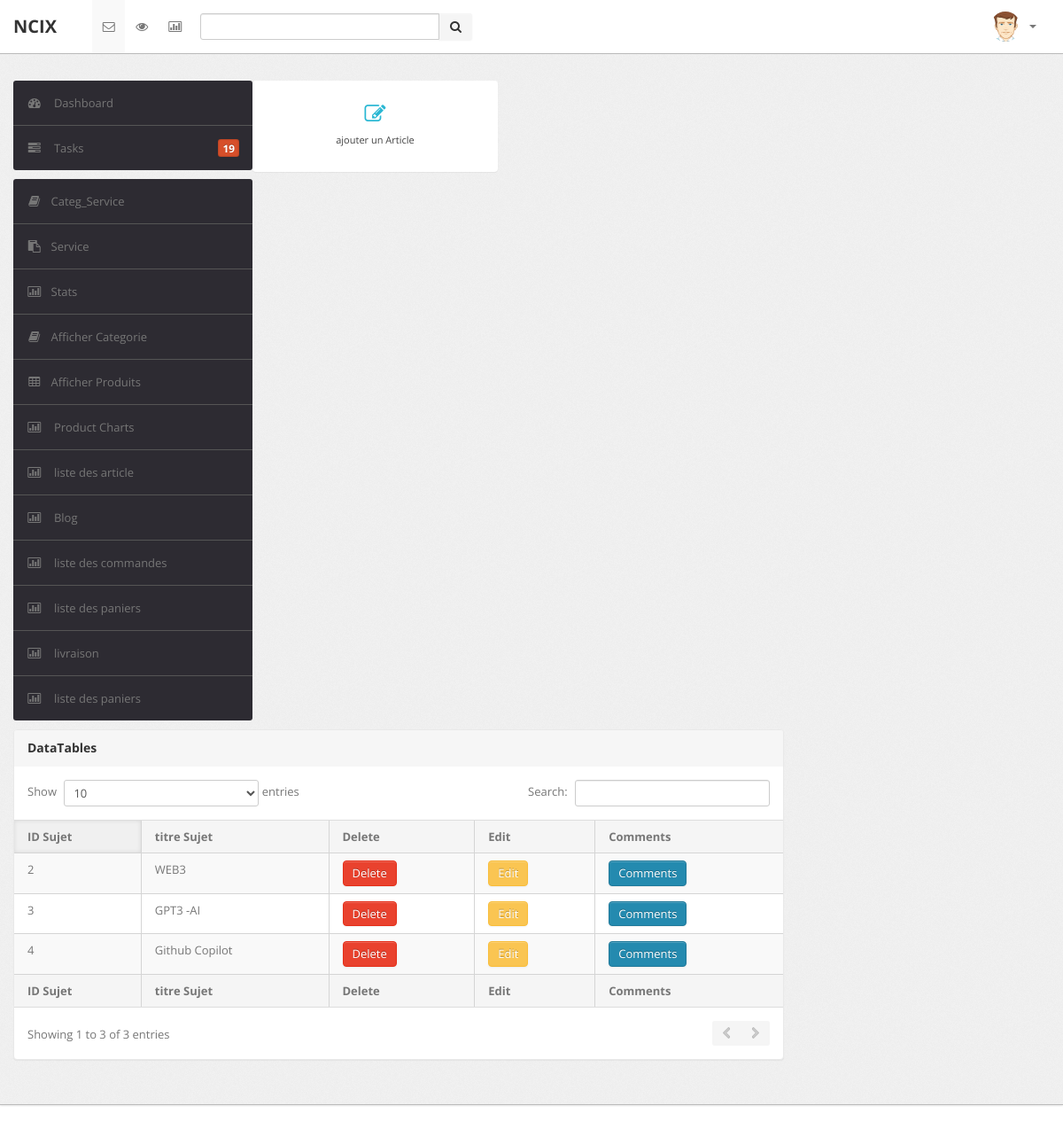
The app's page /V/B/afficherlistesujet.php with its own data.
### tables this page shows
CREATE TABLE `sujet` (
  `id` int(11) NOT NULL,
  `titresujet` varchar(500) NOT NULL,
  `contenu` varchar(3000) NOT NULL,
  `image` varchar(500) NOT NULL,
  `views` int(11) NOT NULL,
  `likes` int(11) NOT NULL
);

### C/sujetc.php (called while the page is built, shortened)
<?php
class sujetc
{
    function affichersujet()
    {   $pdo=config::getConnexion();
        try
        {
            $query = $pdo->prepare('select * from sujet');
            $query->execute();
            $result = $query->fetchALL();
            return $result;
        }
        catch(Exception $e)
        {
            die('erreur :'.$e->getMessage());
        }
    }
}
?>

### V/B/afficherlistesujet.php (the view, shortened to what this page needs)
<?php
	include 'B:\apps\xampp\htdocs\ncix\C\sujetc.php';
    $sujetc=  new sujetc();
    $list = $sujetc->affichersujet();
    $count = count($list);
?>
<!DOCTYPE html>
<html lang="en">
<head>
    <head>
        <link type="text/css" href="bootstrap/css/bootstrap.min.css" rel="stylesheet">
        <link type="text/css" href="bootstrap/css/bootstrap-responsive.min.css" rel="stylesheet">
        <link type="text/css" href="css/theme.css" rel="stylesheet">
        <link type="text/css" href="images/icons/css/font-awesome.css" rel="stylesheet">
    </head>
    <body>
	<div class="navbar navbar-fixed-top">
		<div class="navbar-inner">
			<div class="container">
			  	<a class="brand" href="index.html">
			  		NCIX
			  	</a>
				<div class="nav-collapse collapse navbar-inverse-collapse">
					<ul class="nav nav-icons">
						<li class="active"><a href="#">
							<i class="icon-envelope"></i>
						</a></li>
						<li><a href="#">
							<i class="icon-eye-open"></i>
						</a></li>
						<li><a href="#">
							<i class="icon-bar-chart"></i>
						</a></li>
					</ul>
					<form class="navbar-search pull-left input-append" action="afficherSearch.php" method="POST">
						<input class="span3" type="text" id="search" name="search" >
						<button class="btn" id="searchButton" name="searchButton" type = "submit ">
							<i class="icon-search"></i>
						</button>
					</form>
					<ul class="nav pull-right">
						<li class="nav-user dropdown">
							<a href="#" class="dropdown-toggle" data-toggle="dropdown">
								<img src="images/user.png" class="nav-avatar" />
								<b class="caret"></b>
							</a>
						</li>
					</ul>
				</div>
			</div>
		</div>
	</div>
	<div class="wrapper">
		<div class="container">
			<div class="row">
				<div class="span3">
					<div class="sidebar">
						<ul class="widget widget-menu unstyled">
							<li class="active">
								<a href="index.html">
									<i class="menu-icon icon-dashboard"></i>
									Dashboard
								</a>
							</li>
							<li>
								<a href="task.html">
									<i class="menu-icon icon-tasks"></i>
									Tasks
									<b class="label orange pull-right">19</b>
								</a>
							</li>
						</ul>
                            <ul class="widget widget-menu unstyled">
                                           <li><a href="afficherCtgs.php"><i class="menu-icon icon-book"></i>Categ_Service </a></li>
                                <li><a href="afficherSe.php"><i class="menu-icon icon-paste"></i>Service </a></li>
									<li><a href="statS.php"><i class="menu-icon icon-bar-chart"></i>Stats </a></li>
					<li><a href="afficherListeCategories.php"><i class="menu-icon icon-book"></i>Afficher Categorie </a></li>
							<li><a href="afficherListeProduits.php"><i class="menu-icon icon-table"></i>Afficher Produits </a></li>
							<li><a href="charts.php"><i class="menu-icon icon-bar-chart"></i> Product Charts </a></li>
							<li><a href="afficherlistesujet.php"><i class="menu-icon icon-bar-chart"></i> liste des article </a></li>
							<li><a href="afficheBlog.php"><i class="menu-icon icon-bar-chart"></i> Blog </a></li>
							<li><a href="affichercommande.php"><i class="menu-icon icon-bar-chart"></i> liste des commandes </a></li>
							<li><a href="afficherpanier.php"><i class="menu-icon icon-bar-chart"></i> liste des paniers </a></li>
							<li><a href="gestionlivraison.php"><i class="menu-icon icon-bar-chart"></i> livraison </a></li>
							<li><a href="gestionlivreur.php"><i class="menu-icon icon-bar-chart"></i> liste des paniers </a></li>
                            </ul>
					</div>
				</div>
<div class="btn-box-row row-fluid">
<a href="addSujet.php" class="btn-box small span3">
									<i class="icon-edit"></i>
									<b>ajouter un Article</b>
								</a>
</div>
                    <div class="span9">
                        <div class="content">
                            <div class="module">
                                <div class="module-head">
                                    <h3>
                                        DataTables</h3>
                                </div>
                                <div class="module-body table">
                                    <table cellpadding="0" cellspacing="0" border="0" class="datatable-1 table table-bordered table-striped	 display"
                                        width="100%">
                                        <thead>
                                            <tr>
                                                <th>
                                                    ID Sujet
                                                </th>
                                                <th>
                                                   titre Sujet
                                                </th>
                                                <th>
                                                    Delete
                                                </th>
                                                <th>
                                                    Edit
                                                </th>
                                                <th>
                                                   Comments
                                                </th>
                                            </tr>
                                        </thead>
                                        <tbody>
                                            <?php for ($i = 0; $i < $count; $i++) { ?>
                                            <tr class="odd gradeX">
                                                <td>
                                                    <?php echo $list[$i]['id']; ?>
                                                </td>
                                                <td>
                                                    <?php echo $list[$i]['titresujet']; ?>
                                                </td>
                                                <td>
                                                    <form method="POST" action="index.php?id=<?php echo $list[$i]['id']; ?>">
                                                        <button type="submit" name="suprimer" class="btn btn-danger"  >
                                                            Delete
                                                        </button>
                                                    </form>
                                                </td>
                                                <td class="center">
                                                <form method="POST" action="editSujet.php?id=<?php echo $list[$i]['id']; ?>">
                                                    <button type="submit" name="edit" class="btn btn-warning"  >
                                                        Edit
                                                    </button>
                                                </form>
                                                </td>
                                                <td class="center">
                                                    <form method="POST" action="afficheBlog.php?id=<?php echo $list[$i]['id']; ?>">
                                                        <button type="submit" name="comments" class="btn btn-primary"  >
                                                            Comments
                                                        </button>
                                                    </form>
                                                </td>
                                            </tr>
                                            <?php } ?>
                                        </tbody>
                                        <tfoot>
                                            <tr>
                                                <th>
                                                    ID Sujet
                                                </th>
                                                <th>
                                                   titre Sujet
                                                </th>
                                                <th>
                                                    Delete
                                                </th>
                                                <th>
                                                    Edit
                                                </th>
                                                <th>
                                                    Comments
                                                </th>
                                            </tr>
                                        </tfoot>
                                    </table>
                                </div>
                            </div>
                        </div>
                    </div>
                </div>
            </div>
        </div>
        <div class="footer">
        </div>
    </body>

### records on screen
sujet: id "2", titresujet "WEB3"
sujet: id "3", titresujet "GPT3 -AI"
sujet: id "4", titresujet "Github Copilot"
